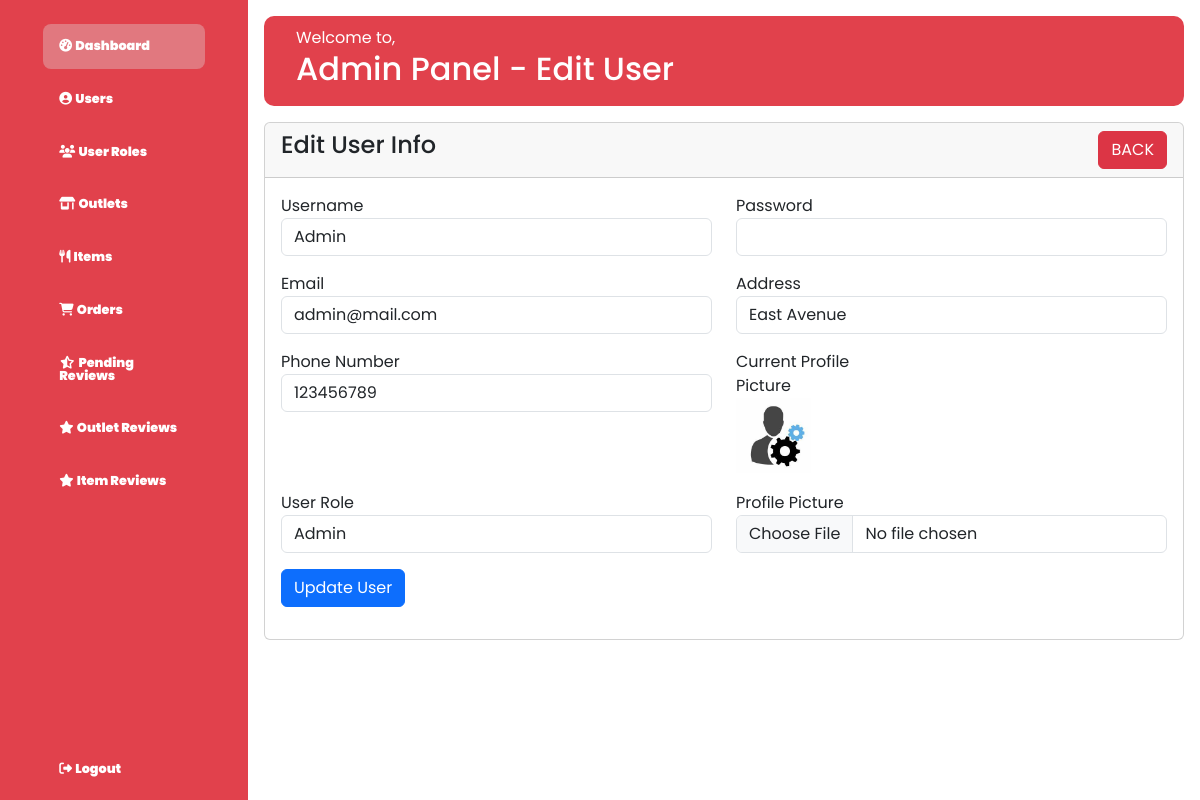
The page /Adminpanel/user-edit.php?id=1 on the database its author committed.
### tables this page shows
CREATE TABLE `user` (
  `id` int(11) NOT NULL,
  `username` varchar(255) NOT NULL,
  `password` varchar(255) NOT NULL,
  `email` varchar(255) NOT NULL,
  `address` varchar(255) NOT NULL,
  `phone` varchar(255) NOT NULL,
  `avatar` varchar(400) NOT NULL,
  `user_role` int(11) NOT NULL
);

### Adminpanel/user-edit.php (the view, shortened to what this page needs)
<?php include('../errors.php'); ?>
<html lang="en">
<head>
    <link rel="stylesheet" href="https://cdnjs.cloudflare.com/ajax/libs/font-awesome/6.4.0/css/all.min.css">
    <link rel="stylesheet" href="../css/bootstrap.min.css">
    <link rel="stylesheet" href="../css/admin.css">
</head>
<body>
    <div class="sidebar">
        <div class="logo">
            <ul class="menu">
                <li class="active">
                    <a href="../adminpan.php">
                        <i class="fas fa-tachometer-alt">
                            <span>Dashboard</span>
                        </i>
                    </a>
                </li>
                <li>
                    <a href="admin-users.php">
                        <i class="fas fa-solid fa-circle-user">
                            <span>Users</span>
                        </i>
                    </a>
                </li>
                <li>
                    <a href="admin-user-roles.php">
                        <i class="fa-solid fa-users">
                            <span>User Roles</span>
                        </i>
                    </a>
                </li>
                <li>
                    <a href="admin-outlets.php">
                        <i class="fas fa-solid fa-shop">
                            <span>Outlets</span>
                        </i>
                    </a>
                </li>
                <li>
                    <a href="admin-items.php">
                        <i class="fa-solid fa-utensils">
                            <span>Items</span>
                        </i>
                    </a>
                </li>
                <li>
                    <a href="admin-orders.php">
                        <i class="fas fa-cart-shopping">
                            <span>Orders</span>
                        </i>
                    </a>
                </li>
                <li>
                    <a href="admin-p-reviews.php">
                        <i class="fa-solid fa-star-half-stroke">
                            <span>Pending Reviews</span>
                        </i>
                    </a>
                </li>
                <li>
                    <a href="admin-outlet-review.php">
                        <i class="fa-solid fa-star">
                            <span>Outlet Reviews</span>
                        </i>
                    </a>
                </li>
                <li>
                    <a href="admin-item-review.php">
                        <i class="fa-solid fa-star">
                            <span>Item Reviews</span>
                        </i>
                    </a>
                </li>
                <li class="logout">
                    <a href="../login.php?logout='1'">
                        <i class="fas fa-sign-out-alt">
                            <span>Logout</span>
                        </i>
                    </a>
                </li>
            </ul>
        </div>
    </div>
    <div class="main--content">
        <div class="header--wrapper">
            <div class="header--title">
                <span>Welcome to,</span>
                <h2>Admin Panel - Edit User</h2>
            </div>
        </div>
        <div class="col-md-12">
            <div class="card">
                <div class="card-header">
                    <h4>Edit User Info
                        <a href="admin-users.php" class="btn btn-danger float-end">BACK</a>
                    </h4>
                </div>
                <div class="card-body">
                    <?php
                    if (isset($_GET['id'])) {
                        $user_id = $_GET['id'];
                        $user = "SELECT * FROM user WHERE id='$user_id'";
                        $user_run = mysqli_query($db, $user);
                        if (mysqli_num_rows($user_run) > 0)
                        {
                            foreach($user_run as $user)
                            {
                            ?>
                            <form action="../inc/server.php" method="POST" enctype="multipart/form-data">
                                <div class = "row">
                                    <div class="col-md-6 mb-3">
                                        <label for="">Username</label>
                                        <input type="text" name="username" value="<?= $user['username']?>" class="form-control" required>
                                    </div>
                                    <div class="col-md-6 mb-3">
                                        <label for="">Password</label>
                                        <input type="password" name="password" class="form-control" required>
                                    </div>
                                    <div class="col-md-6 mb-3">
                                        <label for="">Email</label>
                                        <input type="text" name="email" value="<?= $user['email']?>" class="form-control" required>
                                    </div>
                                    <div class="col-md-6 mb-3">
                                        <label for="">Address</label>
                                        <input type="text" name="address" value="<?= $user['address']?>" class="form-control" required>
                                    </div>
                                    <div class="col-md-6 mb-3">
                                        <label for="">Phone Number</label>
                                        <input type="text" name="phone" value="<?= $user['phone']?>" class="form-control" required>
                                    </div>
                                    <div class="col-md-2 mb-3">
                                        <label for="">Current Profile Picture</label>
                                        <img src="../img/<?php echo $user['avatar']; ?>"alt=" Alt img" style="max-width: 60%; height: 60%;">
                                    </div>
                                    <div class="col-md-6 mb-3">
                                        <label for="">User Role</label>
                                        <select name="user_role" required class="form-control">
                                            <option value="1" <?= $user['user_role'] == '1' ? 'selected':'' ?>>Admin</option>
                                        </select>
                                    </div>
                                    <div class="col-md-6 mb-3">
                                        <label for="">Profile Picture</label>
                                        <input type="file" name="fileupload" class="form-control">
                                    </div>
                                    <div class="col-md-12 mb-3">
                                        <button type="submit" name="update_user" class="btn btn-primary">Update User</button>
                                    </div>
                                </div>
                            </form>
                            <?php
                            }
                        }
                        else {
                            ?>
                                <h4>No Records Found</h4>
                            <?php
                        }
                    }
                    ?>
                </div>
            </div>
        </div>
    </div>
</body>
</html>

### css/admin.css (style rules this page uses)
* { margin: 0; padding: 0; border: 0; outline: none; box-sizing: border-box; font-family: "Poppins", sans-serif; }
body { display: flex; align-items: start; }
.sidebar { position: sticky; top: 0; left: 0; bottom: 0; width: 300px; height: 100dvh; padding: 0 1.7rem; color: #fff; background: #E1414C; }
.logo { height: 80px; padding: 16px; }
.menu { height: 88%; position: relative; list-style: none; padding: 0; }
.menu li { padding: 1rem; margin: 8px 0; border-radius: 8px; }
.menu li:hover, .active { background: #e0e0e058; }
.menu a { color: white; font-size: 14px; text-decoration: none; display: flex; align-items: center; gap: 60px; }
.menu a i { font-size: .8rem; }
.logout { position: fixed; bottom: 0; }
.main--content { position: relative; background: white; width: 100%; background-size: 100%; padding: 1rem; }
.header--wrapper { display: flex; justify-content: space-between; align-items: center; flex-wrap: wrap; background-color: #E1414C; border-radius: 10px; padding: 10px 2rem; margin-bottom: 1rem; }
.header--title { color: white; }

### rows shown on the page
user: username "Admin", email "admin@mail.com", address "East Avenue", phone "123456789", avatar (picture), user_role "Admin"
